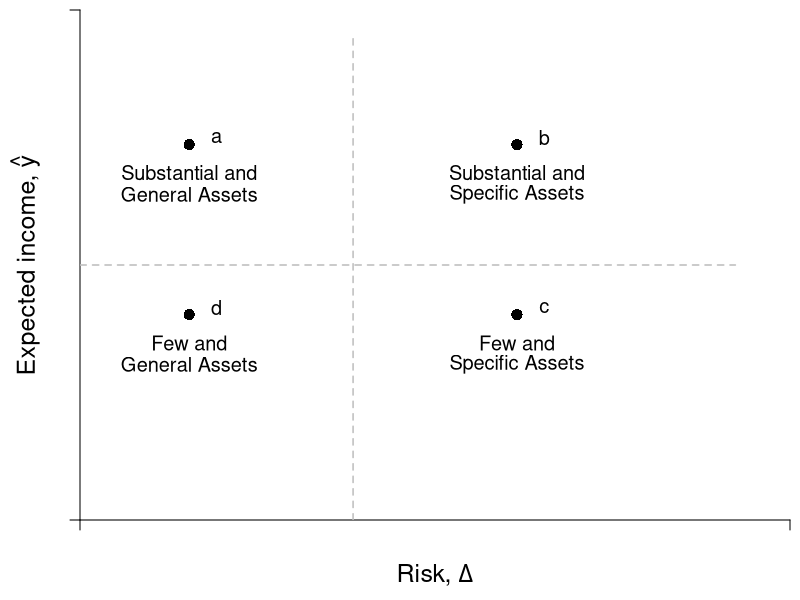

Source code (R):
#Graph Designer: Simon Halliday & Scott Cohn
#Authors: Bowles, Foley and Halliday
#Title: Coordination, Conflict and Competition: A Text in Microeconomics

library(shape)
pdf(file = "risk/indiff_map_scale.pdf", width = 8, height = 8)


#Set parameters for graphics
axislabelsize <- 1.5
labelsize <- 1.2
graphlinewidth <- 2
segmentlinewidth <- 1.5
a <- c(2, 4, 6)

COL <- c("#7fc97f", "#beaed4", "#fdc086", "#ffff99", "#386cb0", "#f0027f", "#bf5b17", "#666666")
COLA <- c("#e0f3db", "#99d8c9","#66c2a4","#41ae76", "#238b45", "#005824")
COLB <- c("#c6dbef", "#4eb3d3", "#2b8cbe", "#0868ac","#084081")
COLC <- c("#fcfbfd", "#efedf5", "#dadaeb", "#bcbddc", "#9e9ac8", "#807dba", "#6a51a3", "#54278f", "#3f007d")

#Edited the margins to cater for the larger LHS labels

par(mar =  c(4, 4, .5, .5))
xlims <- c(0, 13)
ylims <- c(0, 18)

#Indifference curves of a risk-averse homo economicus (2nd graph out of the two for 4.7)

indiffA <- function(x, ua = 2, slope = 1/12) {
  ua + slope*(x)^2
}


npts <- 501 
x <- seq(xlims[1], xlims[2], length.out = npts)
y <- seq(ylims[1], ylims[2], length.out = npts) 

plot(0, 0, xlim = xlims, ylim = ylims, type = "n",
     xlab = expression(paste("")),
     ylab = expression(paste("")), 
     xaxt = "n", 
     yaxt = "n", 
     cex.lab = axislabelsize, 
     bty = "n", 
     xaxs="i", 
     yaxs="i"
)

#x and y limits with plain axes without ticks/numbers to match previous graph

#ticksx <- seq(from = 0, to = xlims[2]+1, by = 4)
#xlabels <- seq(from = 0, to = xlims[2], by = 1)
ticksx <- c(xlims[1], xlims[2])
xlabels <- c(NA, NA)
#ticksy <- seq(from = 0, to = ylims[2]+1, by = 4)
#ylabels <- seq(from = 0, to = ylims[2], by = 1)
ticksy <- c(ylims[1], ylims[2])
ylabels <- c(NA, NA)

axis(1,at = ticksx,  pos = 0, labels = xlabels)
axis(2,at = ticksy,  pos = 0, labels = ylabels, las = 1)

npts <- 500 
xx1 <- seq(xlims[1], xlims[2], length.out = npts)
xx2 <- seq(0, xlims[2], length.out = npts)
xx3 <- seq(xlims[1], 0, length.out = npts)
xx4 <- seq(-11, 0, length.out = npts)

#Axis labels and draw linear utility function
mtext(expression(paste("Risk, ", Delta)), side=1, line = 2.5, cex = axislabelsize)
text(xlims[1] - 1, ylims[2] - 0.5*(ylims[2] - ylims[1]), expression(paste("Expected income, ", hat(y))), xpd = TRUE, cex = axislabelsize, srt = 90) 

# Asset Labels

text(2, 12.25, expression(paste("Substantial and")), xpd = TRUE, cex = labelsize)
text(2, 11.5, expression(paste("General Assets")), xpd = TRUE, cex = labelsize)
points(2, 13.25, pch = 16, col = "black", cex = 1.5,xpd = TRUE)
text(2.5, 13.5, expression(paste("a")), xpd = TRUE, cex = labelsize)

text(8, 12.25, expression(paste("Substantial and")), xpd = TRUE, cex = labelsize)
text(8, 11.5, expression(paste("Specific Assets")), xpd = TRUE, cex = labelsize)
points(8, 13.25, pch = 16, col = "black", cex = 1.5,xpd = TRUE)
text(8.5, 13.5, expression(paste("b")), xpd = TRUE, cex = labelsize)

text(8, 6.25, expression(paste("Few and")), xpd = TRUE, cex = labelsize)
text(8, 5.5, expression(paste("Specific Assets")), xpd = TRUE, cex = labelsize)
# text(13, 10, expression(paste("Few and")), xpd = TRUE, cex = labelsize)
# text(13, 8.5, expression(paste("Specific Assets")), xpd = TRUE, cex = labelsize)
points(8, 7.25, pch = 16, col = "black", cex = 1.5,xpd = TRUE)
text(8.5, 7.5, expression(paste("c")), xpd = TRUE, cex = labelsize)

text(2, 6.25, expression(paste("Few and")), xpd = TRUE, cex = labelsize)
text(2, 5.5, expression(paste("General Assets")), xpd = TRUE, cex = labelsize)
points(2, 7.25, pch = 16, col = "black", cex = 1.5,xpd = TRUE)
text(2.5, 7.5, expression(paste("d")), xpd = TRUE, cex = labelsize)


# Dashed lines
segments(5, 0, 5, ylims[2] - 1, lty = 2, col = "grey", lwd = segmentlinewidth)
segments(0, 9, xlims[2] - 1, 9, lty = 2, col = "grey", lwd = segmentlinewidth)



dev.off()
